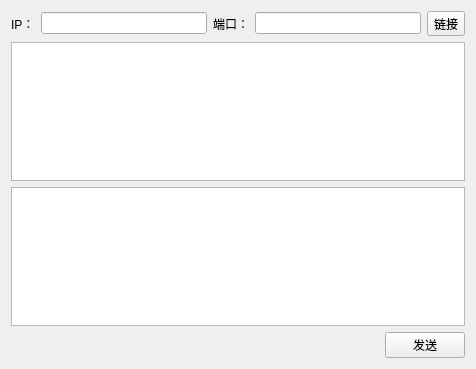
<?xml version="1.0" encoding="UTF-8"?>
<ui version="4.0">
 <class>my_pvnet_talk</class>
 <widget class="QWidget" name="my_pvnet_talk">
  <property name="geometry">
   <rect>
    <x>0</x>
    <y>0</y>
    <width>476</width>
    <height>369</height>
   </rect>
  </property>
  <property name="windowTitle">
   <string>Form</string>
  </property>
  <layout class="QGridLayout" name="gridLayout">
   <item row="0" column="0">
    <layout class="QHBoxLayout" name="horizontalLayout">
     <item>
      <widget class="QLabel" name="label_ip">
       <property name="text">
        <string>IP：</string>
       </property>
      </widget>
     </item>
     <item>
      <widget class="QLineEdit" name="lineEdit_ip"/>
     </item>
     <item>
      <widget class="QLabel" name="label_port">
       <property name="text">
        <string>端口：</string>
       </property>
      </widget>
     </item>
     <item>
      <widget class="QLineEdit" name="lineEdit_port"/>
     </item>
     <item>
      <widget class="QToolButton" name="toolButton_connect">
       <property name="text">
        <string>链接</string>
       </property>
      </widget>
     </item>
    </layout>
   </item>
   <item row="1" column="0">
    <widget class="QTextBrowser" name="textBrowser_talk_win"/>
   </item>
   <item row="2" column="0">
    <widget class="QTextEdit" name="textEdit_write_send">
     <property name="sizePolicy">
      <sizepolicy hsizetype="Expanding" vsizetype="Preferred">
       <horstretch>0</horstretch>
       <verstretch>0</verstretch>
      </sizepolicy>
     </property>
     <property name="minimumSize">
      <size>
       <width>0</width>
       <height>0</height>
      </size>
     </property>
    </widget>
   </item>
   <item row="3" column="0">
    <layout class="QHBoxLayout" name="horizontalLayout_2">
     <item>
      <spacer name="horizontalSpacer">
       <property name="orientation">
        <enum>Qt::Horizontal</enum>
       </property>
       <property name="sizeHint" stdset="0">
        <size>
         <width>40</width>
         <height>20</height>
        </size>
       </property>
      </spacer>
     </item>
     <item>
      <widget class="QPushButton" name="pushButton_send">
       <property name="text">
        <string>发送</string>
       </property>
      </widget>
     </item>
    </layout>
   </item>
  </layout>
 </widget>
 <resources/>
 <connections/>
</ui>
